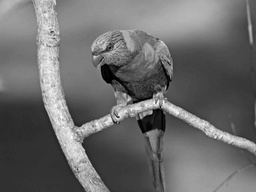
#> input picture hw1/bird.jpg, 256 x 192 px, shrunk from 640 x 480 before the run
$ python hw1_ex4_template_bilinear_interp.py
#> lines starting #> are read from the running program, lines starting #| are printed output that depends on the picture
import sys, os
import numpy as np
import matplotlib.pyplot as plt

def test_interp():
    # Tests the interp() function with a known input and output
    # Leads to error if test fails

    x = np.array([1, 2, 3, 4, 5, 6, 7, 8])
    y = np.array([0.2, 0.4, 0.6, 0.4, 0.6, 0.8, 1.0, 1.1])
    x_new = np.array((0.5, 2.3, 3, 5.45))
    y_new_solution = np.array([0.2, 0.46, 0.6, 0.69])
    y_new_result = interp(y, x, x_new)
    np.testing.assert_almost_equal(y_new_solution, y_new_result)


def test_interp_1D():
    # Test the interp_1D() function with a known input and output
    # Leads to error if test fails

    y = np.array([0.2, 0.4, 0.6, 0.4, 0.6, 0.8, 1.0, 1.1])
    y_rescaled_solution = np.array([
        0.20000000000000001, 0.29333333333333333, 0.38666666666666671,
        0.47999999999999998, 0.57333333333333336, 0.53333333333333333,
        0.44000000000000006, 0.45333333333333331, 0.54666666666666663,
        0.64000000000000001, 0.73333333333333339, 0.82666666666666677,
        0.91999999999999993, 1.0066666666666666, 1.0533333333333335,
        1.1000000000000001
    ])
    y_rescaled_result = interp_1D(y, 2)
    np.testing.assert_almost_equal(y_rescaled_solution, y_rescaled_result)


def test_interp_2D():
    # Tests interp_2D() function with a known and unknown output
    # Leads to error if test fails

    matrix = np.array([[1, 2, 3], [4, 5, 6]])
    matrix_scaled = np.array([[1., 1.4, 1.8, 2.2, 2.6, 3.],
                              [2., 2.4, 2.8, 3.2, 3.6, 4.],
                              [3., 3.4, 3.8, 4.2, 4.6, 5.],
                              [4., 4.4, 4.8, 5.2, 5.6, 6.]])

    result = interp_2D(matrix, 2)
    np.testing.assert_almost_equal(matrix_scaled, result)


def interp(y_vals, x_vals, x_new):
    # Computes interpolation at the given abscissas
    #
    # Inputs:
    #   x_vals: Given inputs abscissas, numpy array
    #   y_vals: Given input ordinates, numpy array
    #   x_new : New abscissas to find the respective interpolated ordinates, numpy
    #   arrays
    #
    # Outputs:
    #   y_new: Interpolated values, numpy array

    ################### PLEASE FILL IN THIS PART ###############################
    #return np.interp(x_new,x_vals,y_vals) # For testing purposesinterp
    i = 0
    y_new = np.zeros(len(x_new))
    vdict = dict(zip(x_vals, y_vals))
    for x in x_new:
        # search for the neighbor values of x
        sxv = sorted(x_vals, key=lambda x_val: abs(x-x_val)) # How to optimize this...
                                                             # We only need the two nearest values -> normalization.
        if (sxv[0] < x and sxv[1] > x) or (sxv[0] > x and sxv[1] < x):
            y_new[i] = (x - sxv[0]) / (sxv[1] - sxv[0]) * vdict[sxv[1]] + (sxv[1] - x) / (sxv[1] - sxv[0]) * vdict[sxv[0]]
        else :
            y_new[i] = vdict[sxv[0]]
        i += 1
    return y_new

def interp_1D(signal, scale_factor):
    # Linearly interpolates one dimensional signal by a given saling fcator
    #
    # Inputs:
    #   signal: A one dimensional signal to be samples from, numpy array
    #   scale_factor: scaling factor, float
    #
    # Outputs:
    #   signal_interp: Interpolated 1D signal, numpy array

    ################### PLEASE FILL IN THIS PART ###############################
    slen = len(signal)
    signal_interp = interp(signal, np.arange(1, slen+1), np.linspace(1, slen, int(slen * scale_factor)))

    return signal_interp


def interp_2D(img, scale_factor):
    # Applies bilinear interpolation using 1D linear interpolation
    # It first interpolates in one dimension and passes to the next dimension
    #
    # Inputs:
    #   img: 2D signal/image (grayscale or RGB), numpy array
    #   scale_factor: Scaling factor, float
    #
    # Outputs:
    #   img_interp: interpolated image with the expected output shape, numpy array

    ################### PLEASE FILL IN THIS PART ###############################
#> called with img = array of shape (2, 3), scale_factor = 2
    rn = img.shape[0]
    cn = img.shape[1]
    nimg = np.zeros((int(rn * scale_factor), cn))
    img_interp = np.zeros((int(rn * scale_factor), int(cn * scale_factor)))

    if(len(img.shape) == 2): # Greyscale image
        for col in range(cn):
            nimg[:, col] = interp_1D(img[:, col], scale_factor)
        for row in range(nimg.shape[0]):
            img_interp[row, :] = interp_1D(nimg[row, :], scale_factor)
    elif(len(img.shape) == 3): # RGB image
        nimg = np.stack((nimg, nimg, nimg), 2)
        img_interp = np.stack((img_interp, img_interp, img_interp), 2)
        for row in range(nimg.shape[0]):
            img_interp[row, :, 0] = interp_1D(nimg[row, :, 0], scale_factor) # Red
            img_interp[row, :, 1] = interp_1D(nimg[row, :, 1], scale_factor) # Green
            img_interp[row, :, 2] = interp_1D(nimg[row, :, 2], scale_factor) # Blue
        for col in range(cn):
            nimg[:, col, 0] = interp_1D(img[:, col, 0], scale_factor) # Red
            nimg[:, col, 1] = interp_1D(img[:, col, 1], scale_factor) # Green
            nimg[:, col, 2] = interp_1D(img[:, col, 2], scale_factor) # Blue
    return img_interp


# set arguments
filename = 'bird.jpg'
# filename = 'butterfly.jpg'
# filename = 'monkey_face.jpg'
scale_factor = 1.5  # Scaling factor

# Before trying to directly test the bilinear interpolation on an image, we
# test the intermediate functions to see if the functions that are coded run
# correctly and give the expected results.

print('...................................................')
print('Testing test_interp()...')
test_interp()
print('done.')

print('Testing interp_1D()....')
test_interp_1D()
print('done.')

print('Testing interp_2D()....')
test_interp_2D()
print('done.')

print('Testing bilinear interpolation of an image...')
# Read image as a matrix, get image shapes before and after interpolation
img = (plt.imread(filename)).astype('float')  # need to convert to float
#> img: shape (192, 256) float64; min 0, max 254, mean 107.5
in_shape = img.shape  # Input image shape
#> in_shape = (192, 256)

# Apply bilinear interpolation
img_int = interp_2D(img, scale_factor)
#> call 2 of interp_2D, with scale_factor = 1.5
#> after the loop in interp_2D (call 2), `for col in range(cn):`:
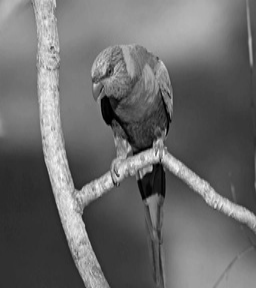
#> nimg: shape (288, 256) float64; min 0, max 253.2, mean 107.4
print('done.')

# Now, we save the interpolated image and show the results
print('Plotting and saving results...')
plt.figure()
plt.imshow(img_int.astype('uint8'))  # Get back to uint8 data type
filename, _ = os.path.splitext(filename)
plt.savefig('{}_rescaled.jpg'.format(filename))
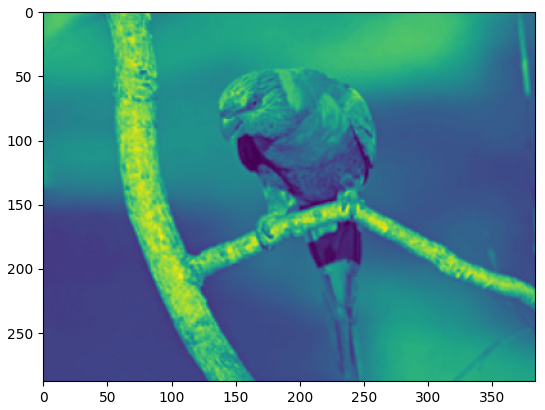
#> figure drawn by matplotlib, 1 panel
plt.close()

plt.figure()
plt.subplot(1, 2, 1)
plt.imshow(img.astype('uint8'))
plt.title('Original')
plt.subplot(1, 2, 2)
plt.imshow(img_int.astype('uint8'))
plt.title('Rescaled by {:2f}'.format(scale_factor))
print('Do not forget to close the plot window --- it happens:) ')
plt.show()
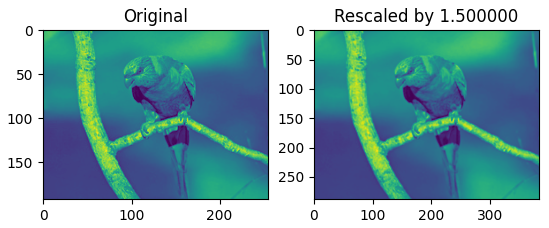
#> figure drawn by matplotlib, 2 panels

print('done.')

$ run again, with hw1/butterfly.jpg copied over hw1/bird.jpg
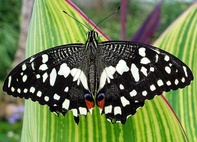
#> input picture hw1/butterfly.jpg, 197 x 142 px, shrunk from 493 x 356 before the run
#> after the loop in interp_2D (call 2), `for col in range(cn):`:
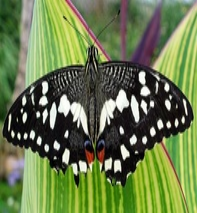
#> nimg: shape (213, 197, 3) float64; mean R, G, B 106.9, 123.5, 77.3
#> `plt.show()`:
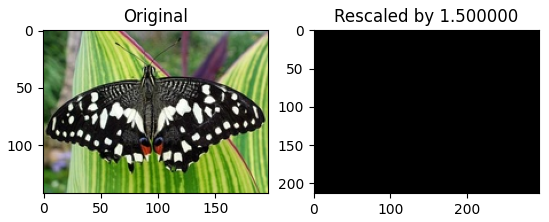
#> figure drawn by matplotlib, 2 panels
